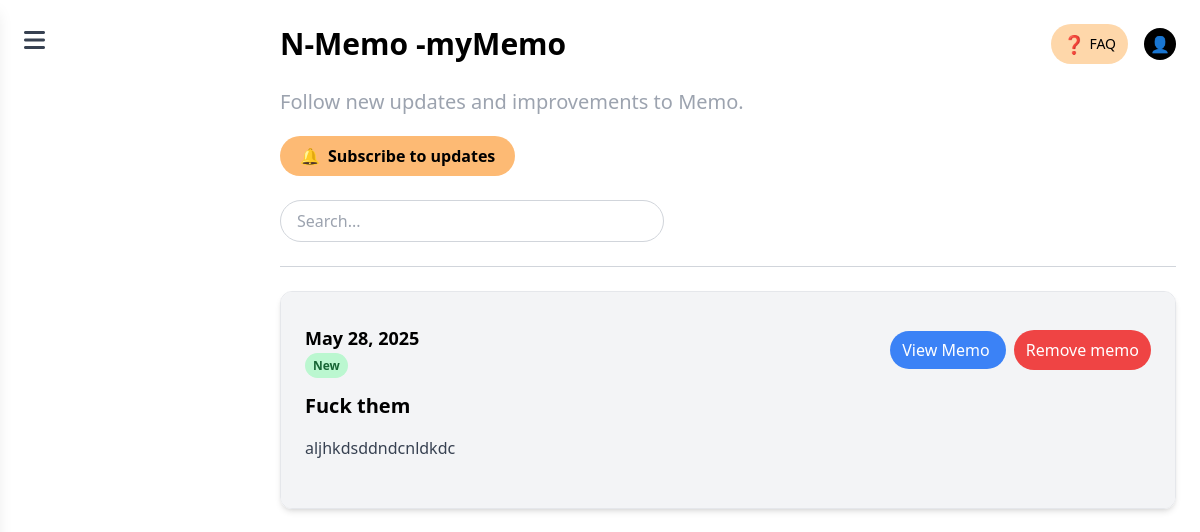
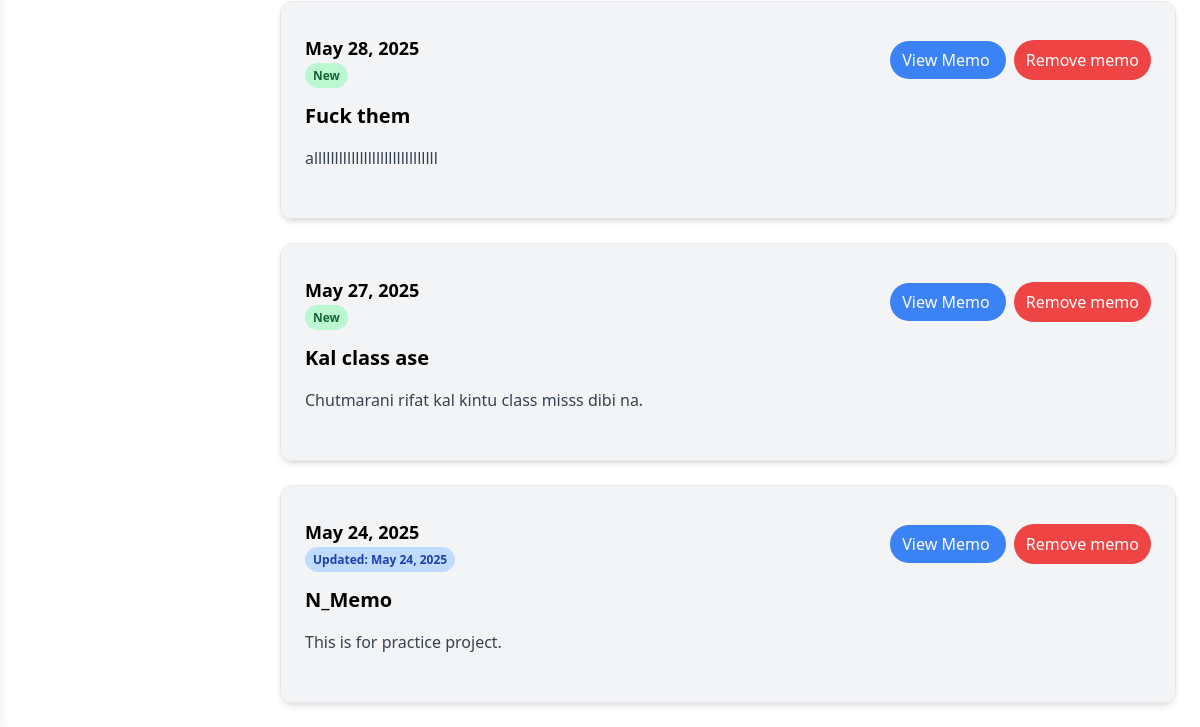
Before: /my_memo/ with the older database file (2 pictures, top to bottom).
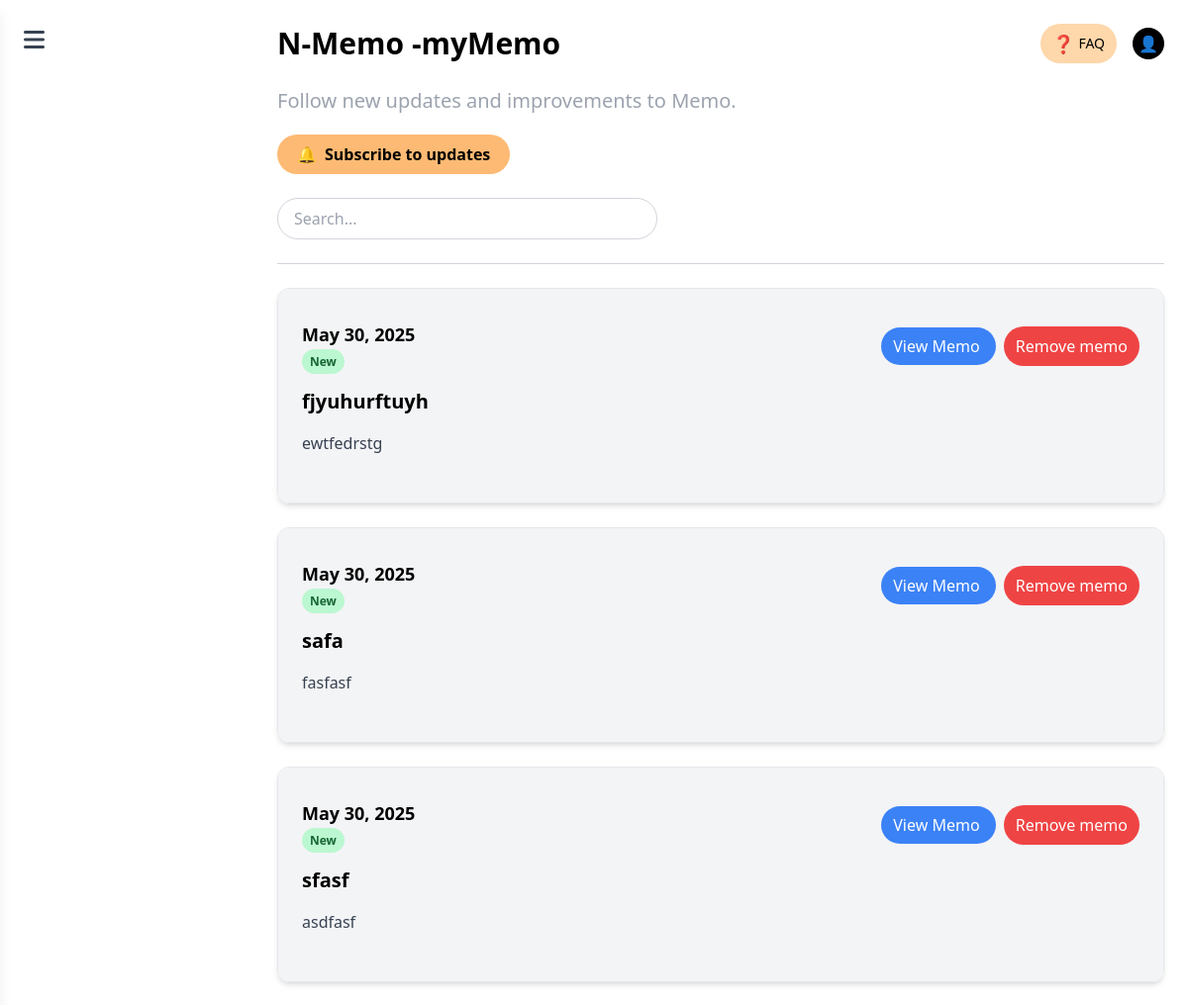
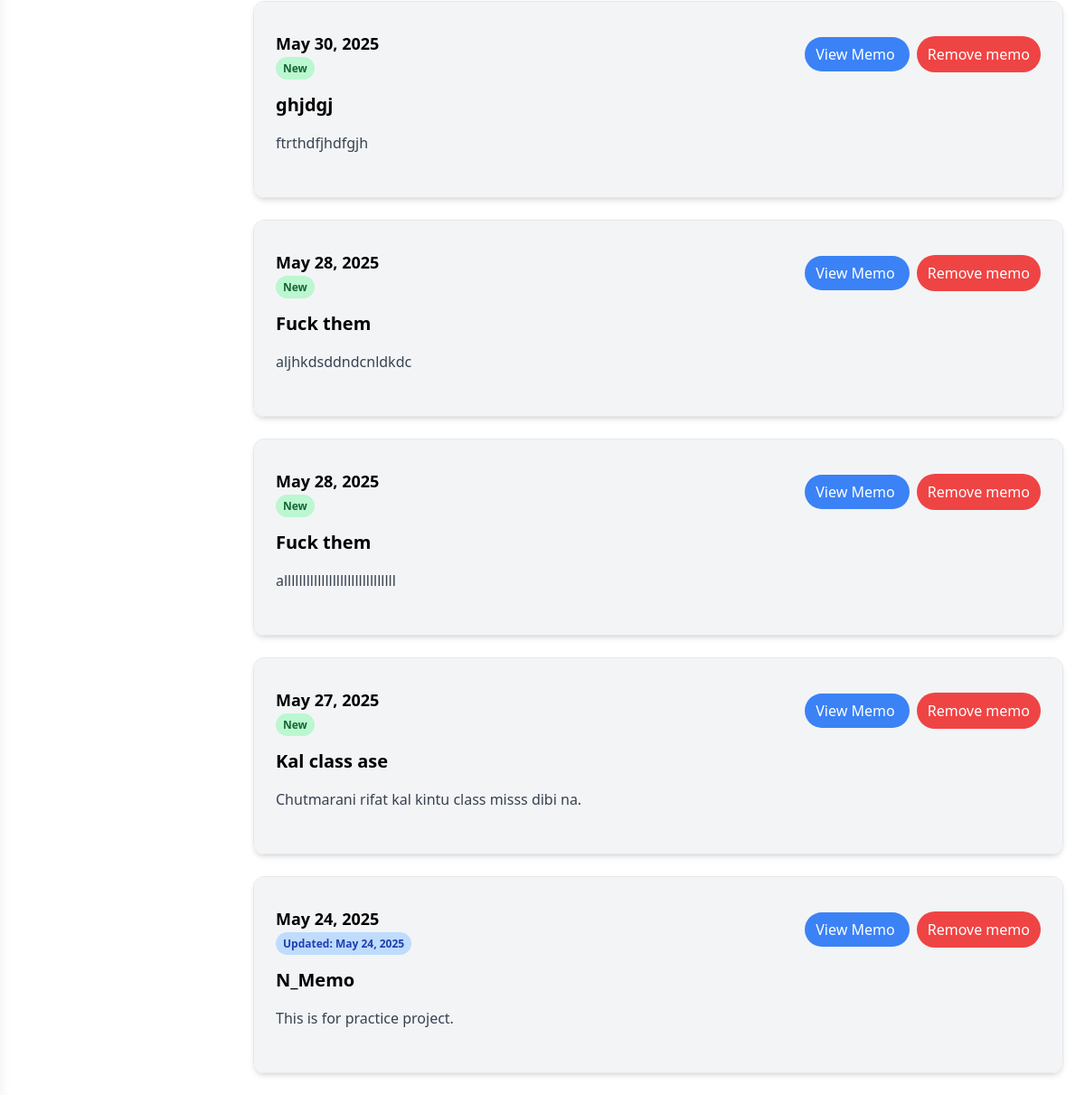
After: the same page with the newer database file (2 pictures, top to bottom).
### models/m_model.py (models this page shows)
class Memo(Base):
    __tablename__ = "memos"
    id = Column(Integer, primary_key=True, index=True)
    title = Column(String, index=True)
    content = Column(String)
    created_at = Column(DateTime(timezone=True), server_default=func.now())
    updated_at = Column(DateTime(timezone=True))

### main.py (the view)
@app.get("/my_memo/", response_class=HTMLResponse)
async def my_memo_page(request: Request, db: Session = Depends(get_db)):
    memos_data = (
        db.query(m_model.Memo).order_by(m_model.Memo.created_at.desc()).limit(25).all()
    )
    validated_memos = [
        m_schema.SMemoUpdateResponse.model_validate(memo) for memo in memos_data
    ]
    context = {
        "request": request,
        "title": "N-Memo -myMemo",
        "memos": validated_memos,
    }
    return template.TemplateResponse("mymemo.html", context)

### templates/mymemo.html (shortened to what this page needs)
<!DOCTYPE html>
<html lang="en">
<head>
  <script src="https://cdn.tailwindcss.com"></script>
  <link rel="stylesheet" href="https://cdnjs.cloudflare.com/ajax/libs/font-awesome/6.5.2/css/all.min.css"
 />
</head>
<body class="bg-white font-sans text-black">
  <main class="px-6 py-6 max-w-6xl mx-auto lg:ml-64">
    <div class="flex justify-between items-center mb-6">
      <h1 class="text-3xl font-bold">{{title}}</h1>
      <div class="flex items-center space-x-4">
        <button
          class="bg-orange-200 text-black text-sm font-medium px-3 py-1.5 rounded-full flex items-center space-x-1">
          <span class="text-lg">❓</span>
          <span>FAQ</span>
        </button>
        <div class="w-8 h-8 bg-black rounded-full flex items-center justify-center text-white">
          <span>👤</span>
        </div>
      </div>
    </div>
    <h4 class="text-gray-400 text-xl mb-5">
      Follow new updates and improvements to Memo.
    </h4>
    <button class="bg-orange-300 text-black font-semibold px-5 py-2 rounded-full mb-6 flex items-center space-x-2">
      <span>🔔</span>
      <span>Subscribe to updates</span>
    </button>
    <div class="mb-6">
      <input type="text" placeholder="Search..."
        class="w-full max-w-sm px-4 py-2 border border-gray-300 rounded-full focus:outline-none" />
    </div>
    <hr class="mb-6 border-gray-300" />
    <div class="space-y-6">
      {% if memos %}
      {% for memo in memos %}
      <div class="rounded-xl overflow-hidden border border-gray-200 shadow-md">
        <div class="bg-gray-100 px-6 py-8">
          <div class="flex justify-between space-x-3 mb-4 items-center">
            <div>
              <p class="font-bold text-lg">
                {{ memo.created_at.strftime('%b %d, %Y') }}
              </p>
              {% if memo.updated_at %}
              <span class="bg-blue-200 text-blue-800 text-xs font-semibold px-2 py-1 rounded-full">Updated: {{
                memo.updated_at.strftime('%b %d, %Y') }}</span>
              {% else %}
              <span class="bg-green-200 text-green-800 text-xs font-semibold px-2 py-1 rounded-full">New</span>
              {% endif %}
            </div>
            <div>
              <a href="/memo_detail/{{ memo.id }}"
                class="py-2 px-3 bg-blue-500 rounded-3xl text-white hover:bg-blue-600 mr-2">
                View Memo
              </a>
              <button class="py-2 px-3 bg-red-500 rounded-3xl text-white hover:bg-red-600">
                Remove memo
              </button>
            </div>
          </div>
          <a href="/memo_detail/{{ memo.id }}" class="hover:underline">
            <h2 class="text-xl font-bold mb-4">{{ memo.title }}</h2>
          </a>
          <p class="text-gray-700 mb-4">{{ memo.content | truncate(150, true, '...') }}</p>
        </div>
      </div>
      {% endfor %}
      {% endif %}
    </div>
  </main>
</body>
</html>

Changed rows visible on the page:
added Memo: created_at "May 30, 2025", shows "New", title "fjyuhurftuyh", content "ewtfedrstg"
added Memo: created_at "May 30, 2025", shows "New", title "safa", content "fasfasf"
added Memo: created_at "May 30, 2025", shows "New", title "sfasf", content "asdfasf"
added Memo: created_at "May 30, 2025", shows "New", title "ghjdgj", content "ftrthdfjhdfgjh"
